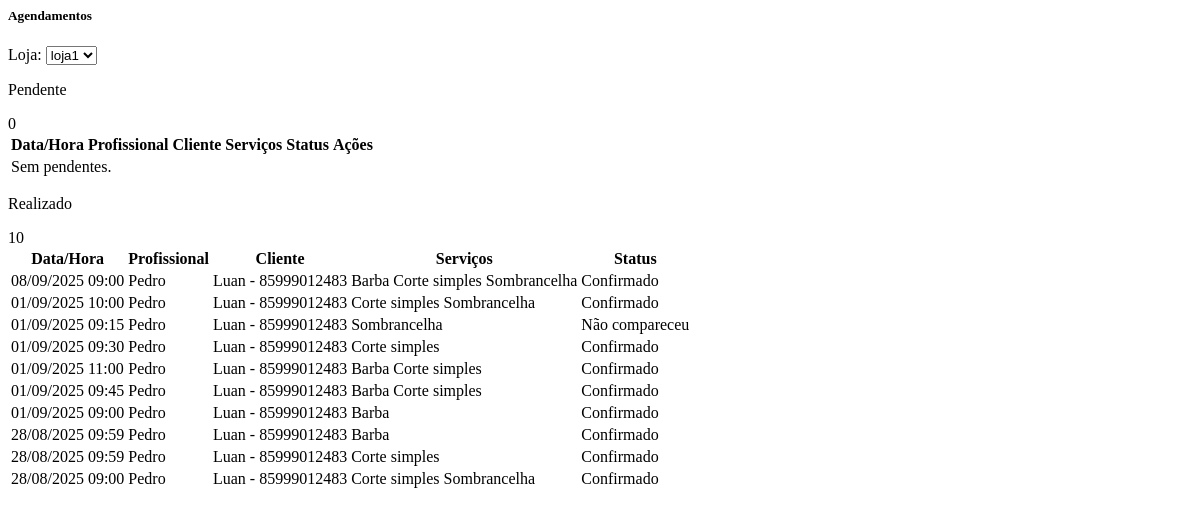
The page /home/agendamentos/ (signed in) on the database as committed earlier.
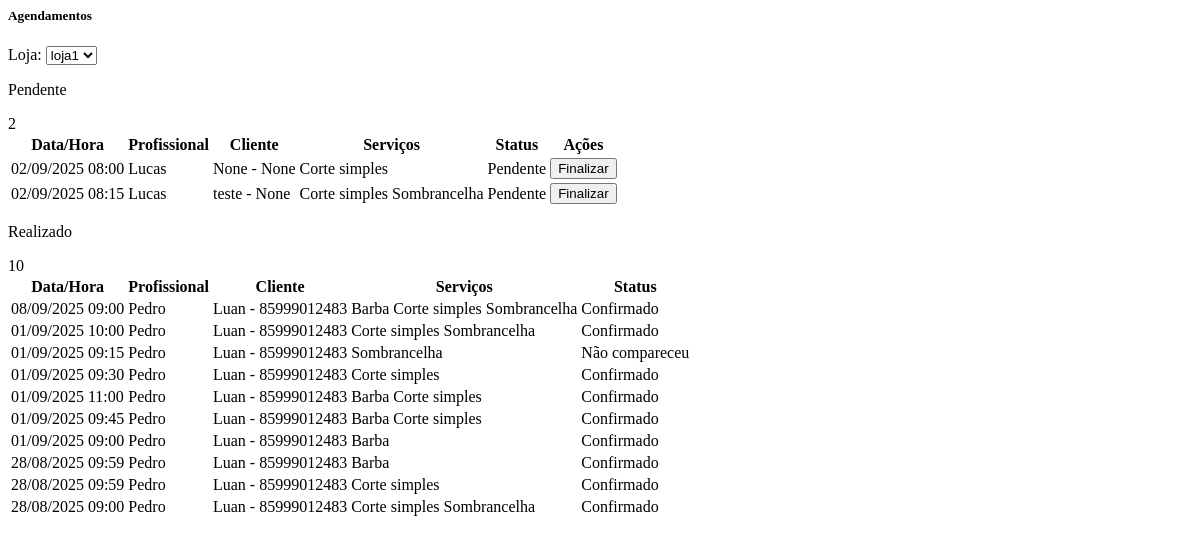
The same page on the database as committed later.
### apps/appointments/models.py (models this page shows, shortened)
class Agendamento(models.Model):
    cliente = models.ForeignKey(
        settings.AUTH_USER_MODEL,
        on_delete=models.CASCADE,
        related_name="agendamentos"
    )
    loja = models.ForeignKey("cadastro.Loja", on_delete=models.CASCADE, related_name="agendamentos")
    funcionario = models.ForeignKey("cadastro.Funcionario", on_delete=models.CASCADE, related_name="agendamentos")
    servicos = models.ManyToManyField("cadastro.Servico", related_name="agendamentos")
    duracao_total_minutos = models.PositiveIntegerField(default=0)
    data = models.DateField()
    hora = models.TimeField()
    criado_em = models.DateTimeField(auto_now_add=True)
    confirmado = models.BooleanField(default=False)
    no_show = models.BooleanField(default=False)
    class FormaPagamento(models.TextChoices):
        PIX = "pix", "PIX"
        DEBITO = "debito", "Débito"
        DINHEIRO = "dinheiro", "Dinheiro"
        CREDITO = "credito", "Cartão de Crédito"
    valor_final = models.DecimalField(
        max_digits=10, decimal_places=2, null=True, blank=True
    )
    teve_desconto = models.BooleanField(default=False)
    forma_pagamento = models.CharField(
        max_length=20, choices=FormaPagamento.choices, blank=True, null=True
    )
    observacao = models.TextField(blank=True)
    finalizado_em = models.DateTimeField(blank=True, null=True)

### apps/cadastro/models.py (models this page shows, shortened)
class Funcionario(models.Model):
    class Cargo(models.TextChoices):
        BARBEIRO = 'barbeiro', 'Barbeiro'
        CABELEIREIRO = 'cabeleireiro', 'Cabeleireiro(a)'
        MANICURE = 'manicure', 'Manicure/Pedicure'
        ESTETICISTA = 'esteticista', 'Esteticista'
        SOMBRANCELHA = 'sobrancelha', 'Designer de Sobrancelha'
        RECEPCAO = 'recepcao', 'Recepção'
        OUTRO = 'outro', 'Outro'
    phone_regex = RegexValidator(
        r'^\+?\d{10,15}$',
        'Informe telefone no formato internacional, ex.: +5585...'
    )
    loja = models.ForeignKey('Loja', on_delete=models.CASCADE, related_name='funcionarios')
    nome = models.CharField(max_length=120)
    cargo = models.CharField(max_length=20, choices=Cargo.choices, default=Cargo.BARBEIRO)
    email = models.EmailField(blank=True, null=True)
    telefone = models.CharField(max_length=17, blank=True, null=True, validators=[phone_regex])
    slug = models.SlugField(max_length=160, blank=True)
    ativo = models.BooleanField(default=True)
    criado_em = models.DateTimeField(auto_now_add=True)
    atualizado_em = models.DateTimeField(auto_now=True)
    class Meta:
        verbose_name = 'Funcionário'
        verbose_name_plural = 'Funcionários'
        unique_together = (('loja', 'slug'),)
        ordering = ('nome',)

class Servico(models.Model):
    loja = models.ForeignKey(Loja, on_delete=models.CASCADE, related_name='servicos')
    nome = models.CharField(max_length=160)
    slug = models.SlugField(max_length=180, blank=True)
    descricao = models.TextField(blank=True)
    duracao_minutos = models.PositiveSmallIntegerField(validators=[MinValueValidator(1)], default=30)
    preco = models.DecimalField(max_digits=10, decimal_places=2, validators=[MinValueValidator(0)])
    profissionais = models.ManyToManyField('Funcionario', related_name='servicos', blank=True)
    ativo = models.BooleanField(default=True)
    criado_em = models.DateTimeField(auto_now_add=True)
    atualizado_em = models.DateTimeField(auto_now=True)
    class Meta:
        verbose_name = "Serviço"
        verbose_name_plural = "Serviços"
        ordering = ("nome",)
        unique_together = (("loja", "slug"),)

### apps/accounts/models.py (models this page shows, shortened)
class User(AbstractUser):
    nome = models.CharField(max_length=120, blank=True, null=True)
    sobrenome = models.CharField(max_length=120, blank=True, null=True)
    grupo = models.SlugField(max_length=150, blank=True)  # << slug único para subdomínio
    email = models.EmailField(unique=True)
    is_owner = models.BooleanField(default=False)
    is_client = models.BooleanField(default=False)
    phone_regex = RegexValidator(r"^\+?\d{10,15}$", "Informe telefone no formato internacional, ex.: +5585...")
    phone = models.CharField(max_length=17, blank=True, null=True, validators=[phone_regex])
    full_name = models.CharField(max_length=120, blank=True, null=True)
    USERNAME_FIELD = "email"
    REQUIRED_FIELDS = []
    objects = UserManager()

### apps/accounts/views.py (the view)
# urls.py: path("home/agendamentos/", views.owner_home_agendamentos, name="owner_home_agendamentos"),
@login_required
@subscription_required
def owner_home_agendamentos(request):
    if not getattr(request.user, 'is_owner', False):
        return redirect('accounts:owner_login')
    lojas = request.user.lojas.order_by('nome')
    loja_id = request.GET.get('loja_filtro') or request.GET.get('loja')
    loja_sel = get_object_or_404(lojas, pk=loja_id) if loja_id else (lojas.first() if lojas.exists() else None)
    base = Agendamento.objects.filter(loja__owner=request.user)
    if loja_sel:
        base = base.filter(loja=loja_sel)
    pendentes = base.filter(confirmado=False).order_by('criado_em')[:20]
    realizados = base.filter(confirmado=True).order_by('-criado_em')[:20]
    ctx = {
        'lojas': lojas,
        'loja': loja_sel,
        'pendentes': pendentes,
        'realizados': realizados,
        'total_pendentes': base.filter(confirmado=False).count(),
        'total_realizados': base.filter(confirmado=True).count(),
    }
    return render(request, 'accounts/partials/owner_home_agendamentos.html', ctx)

### apps/accounts/models.py (called while the page is built)
    def is_active(self) -> bool:
        return timezone.now() <= self.end_date

### apps/accounts/templates/accounts/partials/owner_home_agendamentos.html (shortened to what the changed rows need)
<div id="agendamentos-section">
  <div class="row">
    <div class="col-md-6">
      <div class="card">
        <div class="card-body">
          <div class="d-md-flex align-items-center">
            <div class="ms-auto mt-3 mt-md-0">
              <span class="badge bg-warning text-dark">{{ total_pendentes }}</span>
            </div>
          </div>
          <div class="table-responsive mt-4">
            <table class="table mb-0 text-nowrap varient-table align-middle fs-3">
              <thead>
                <tr>
                  <th>Data/Hora</th>
                  <th>Profissional</th>
                  <th>Cliente</th>
                  <th>Serviços</th>
                  <th>Status</th>
                  <th>Ações</th>
                </tr>
              </thead>
              <tbody>
                {% for a in pendentes %}
                <tr>
                  <td>{{ a.data|date:"d/m/Y" }} {{ a.hora|time:"H:i" }}</td>
                  <td>{{ a.funcionario.nome }}</td>
                  <td>{{ a.cliente.full_name }} - {{a.cliente.phone}}
                  <td>
                    {% if a.servicos.all %}
                      {% for s in a.servicos.all %}
                        <span class="badge text-bg-light">{{ s.nome }}</span>
                      {% endfor %}
                    {% else %}
                      <span class="text-muted">—</span>
                    {% endif %}
                  </td>
                  <td>{% if a.no_show %}Não compareceu{% elif a.confirmado %}Confirmado{% else %}Pendente{% endif %}</td>
                  <td>
                    <button class="btn btn-sm btn-outline-success"
                            data-bs-toggle="modal"
                            data-bs-target="#modalShell"
                            hx-get="{% url 'appointments:finalizar_agendamento' a.pk %}"
                            hx-target="#modalShell .modal-content"
                            hx-swap="innerHTML">
                      Finalizar
                    </button>
                  </td>
                </tr>
                {% empty %}
                <tr><td colspan="6" class="text-muted">Sem pendentes.</td></tr>
                {% endfor %}
              </tbody>
            </table>
          </div>
        </div>
      </div>
    </div>
    <div class="col-md-6">
      <div class="card">
        <div class="card-body">
          <div class="table-responsive mt-4">
            <table class="table mb-0 text-nowrap varient-table align-middle fs-3">
              <thead>
                <tr>
                  <th>Data/Hora</th>
                  <th>Profissional</th>
                  <th>Cliente</th>
                  <th>Serviços</th>
                  <th>Status</th>
                </tr>
              </thead>
              <tbody>
                {% for a in realizados %}
                <tr>
                  <td>{{ a.data|date:"d/m/Y" }} {{ a.hora|time:"H:i" }}</td>
                  <td>{{ a.funcionario.nome }}</td>
                  <td>{{ a.cliente.full_name }} - {{a.cliente.phone}}
                  </td>
                  <td>
                    {% if a.servicos.all %}
                      {% for s in a.servicos.all %}
                        <span class="badge text-bg-light">{{ s.nome }}</span>
                      {% endfor %}
                    {% else %}
                      <span class="text-muted">—</span>
                    {% endif %}
                  </td>
                  <td>{% if a.no_show %}Não compareceu{% elif a.confirmado %}Confirmado{% else %}Pendente{% endif %}</td>
                </tr>
                {% empty %}
                <tr><td colspan="6" class="text-muted">Sem realizados.</td></tr>
                {% endfor %}
              </tbody>
            </table>
          </div>
        </div>
      </div>
    </div>
  </div>
</div>

Rows that differ between the two databases and show on the page:
added Agendamento: data "02/09/2025", hora "08:00", funcionario.nome "Lucas", cliente.full_name "None", cliente.phone "None", no_show "Pendente", Servico (nome "Corte simples"), shown under "Agendamentos"
added Agendamento: data "02/09/2025", hora "08:15", funcionario.nome "Lucas", cliente.full_name "teste", cliente.phone "None", no_show "Pendente", Servico (nome "Corte simples"), Servico (nome "Sombrancelha"), shown under "Agendamentos"
Other text that changed with them:
{{ total_pendentes }}: "0" → "2"
text no longer shown: "Sem pendentes."
